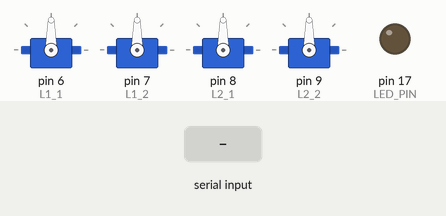
This sketch was run on a simulated Arduino Uno, built with avr-gcc and run on an emulated ATmega328P. Parts: 4 × servo, output pins drawn as LEDs (lit = HIGH). Inputs (shaded band) come from the test bench.

Above: at 1.2 s.
1.3 s: "f\n" received over Serial
At 4.0 s:
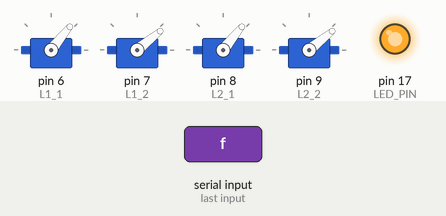
4.3 s: byte 102 ('f') received over Serial
At 4.74 s:
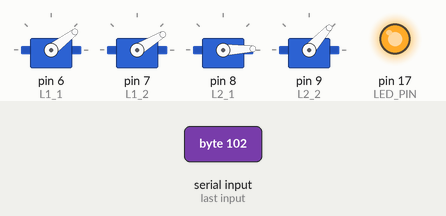
7.3 s: byte 100 ('d') received over Serial
At 8.1 s:
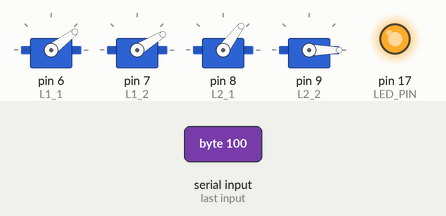
Timing chart, 0 to 23.5 s (numbered marks = the images above; inputs shaded):
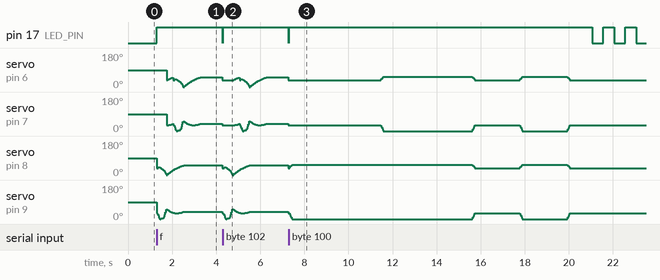

The sketch:

RP2040_node2.ino
```cpp
/*
RP2040_node2.ino
By: Jacob Choi, David Zhang
Date: 4/18/2023

- Controls 4x servos on the quadruped's LEFT side
- Establishes serial connection between RPi and Arduino RP2040
- Checks for incoming messages, depending on the message, actuates
  one of 5 movements:
    'f': Forward
    's': Stand
    'l': Turn Left
    'r': Turn Right
    'd': Dance!
*/

#include <Servo.h>

const unsigned int MAX_MESSAGE_BYTE_SIZE = 2; // 1 byte char & 1 terminating byte
const int LED_PIN = 17; // LED Digital Pin

Servo L1_1; // Left 1 Joint 1
Servo L1_2; // Left 1 Joint 2
Servo L2_1; // Left 2 Joint 1
Servo L2_2; // Left 2 Joint 2

/* Angle Arrays for Forward Movement */
int joint1_angles_forward[80] = {37,36,37,38,40,41,42,42,42,41,39,38,36,35,33,32,30,29,27,26,24,22,20,18,15,12,8,5,2,0,0,2,3,5,6,8,9,10,12,13,15,16,17,18,20,21,22,24,25,26,27,28,29,31,32,33,34,35,36,37, 37, 38, 39, 40, 41, 42, 42, 43, 44, 45, 46, 46, 47, 48, 48, 49, 49, 50, 50, 51};
int joint2_angles_forward[80] = {31,30,26,21,16,10,6,3,1,0,0,1,2,2,3,3,4,5,5,6,7,9,12,16,22,29,37,43,48,52,52,50,49,47,46,45,43,42,41,40,39,38,38,37,36,35,35,34,34,33,33,32,32,32,31,31,31,31,31,31, 31, 31, 31, 31, 31, 32, 32, 32, 32, 33, 33, 34, 34, 35, 36, 36, 37, 38, 39, 39};

int joint1_angles_forward_secondary[100] = {37, 38, 39, 40, 41, 42, 42, 43, 44, 45, 46, 46, 47, 48, 48, 49, 49, 50, 50, 51, 37,36,37,38,40,41,42,42,42,41,39,38,36,35,33,32,30,29,27,26,24,22,20,18,15,12,8,5,2,0,0,2,3,5,6,8,9,10,12,13,15,16,17,18,20,21,22,24,25,26,27,28,29,31,32,33,34,35,36,37, 37, 38, 39, 40, 41, 42, 42, 43, 44, 45, 46, 46, 47, 48, 48, 49, 49, 50, 50, 51};
int joint2_angles_forward_secondary[100] = {31, 31, 31, 31, 31, 32, 32, 32, 32, 33, 33, 34, 34, 35, 36, 36, 37, 38, 39, 39, 31,30,26,21,16,10,6,3,1,0,0,1,2,2,3,3,4,5,5,6,7,9,12,16,22,29,37,43,48,52,52,50,49,47,46,45,43,42,41,40,39,38,38,37,36,35,35,34,34,33,33,32,32,32,31,31,31,31,31,31, 31, 31, 31, 31, 31, 32, 32, 32, 32, 33, 33, 34, 34, 35, 36, 36, 37, 38, 39, 39};

//int joint1_angles[60] = {37,36,37,38,40,41,42,42,42,41,39,38,36,35,33,32,30,29,27,26,24,22,20,18,15,12,8,5,2,-0,-0,2,3,5,6,8,9,10,12,13,15,16,17,18,20,21,22,24,25,26,27,28,29,31,32,33,34,35,36,37};
//int joint2_angles[60] = {31,30,26,21,16,10,6,3,1,0,0,1,2,2,3,3,4,5,5,6,7,9,12,16,22,29,37,43,48,52,52,50,49,47,46,45,43,42,41,40,39,38,38,37,36,35,35,34,34,33,33,32,32,32,31,31,31,31,31,31};

/* Angle Arrays for Dance Movement */
int joint1_angles_dance[20] = {37,39,41,43,45,47,48,50,52,53,53,52,50,48,47,45,43,41,39,37};
int joint2_angles_dance[20] = {31,27,23,19,15,12,8,5,2,0,0,2,5,8,12,15,19,23,27,31};

void setup() {
  Serial.begin(9600);
  pinMode(LED_PIN, OUTPUT);
  L1_1.attach(6);
  L1_2.attach(7);
  L2_1.attach(8);
  L2_2.attach(9);
}

void loop() {
  if (Serial.available() > 0) {
    char read = Serial.read();
    if (read == '\n') {} // Terminating byte read, ignore current iteration
    else {
      actuateRobot(read);
    }
  }
}

void actuateRobot(char read) {
  switch(read) {
    case 'f':
      digitalWrite(LED_PIN, HIGH); // Flash onboard LED to signal successful transmission
      moveForward();
      digitalWrite(LED_PIN, LOW);
      break;
    case 's':
      digitalWrite(LED_PIN, HIGH);
      moveStand();
      digitalWrite(LED_PIN, LOW);
      break;
    case 'l':
      moveLeft();
      break;
    case 'r':
      moveRight();
      break;
    case 'd':
      digitalWrite(LED_PIN, HIGH);
      moveDance();
      digitalWrite(LED_PIN, LOW);
      break;
    default:
      break;
  }
}

void moveForward() {
  int secondary = 0;
  for (int i = 0; i < 80; i++){
    if (i >= 30) {
      L1_1.write(joint1_angles_forward_secondary[secondary]);
      L1_2.write(joint2_angles_forward_secondary[secondary]);
      secondary++;
    }
    L2_1.write(joint1_angles_forward[i]);
    L2_2.write(joint2_angles_forward[i]);
    delay(15);
  }
  for (int j = 50; j < 100; j++) {
    L1_1.write(joint1_angles_forward_secondary[j]);
    L1_2.write(joint2_angles_forward_secondary[j]);
    delay(15);
  }
  delay(1000);
  moveStand();
}

/*
void moveForward() {
  // waiting
  for (int q = 0; q < 30; q++) {
    L2_1.write(37);
    L2_2.write(31);
    delay(15);
  }
  for (int w = 0; w < 30; w++) {
    L1_1.write(37);
    L1_2.write(31);
    delay(15);
  }
  // waiting end

  for (int i = 0; i < 30; i++) {
    L2_1.write(joint1_angles[i]);
    L2_2.write(joint2_angles[i]);
    delay(15);
  }
  for (int j = 0; j < 30; j++) {
    L1_1.write(joint1_angles[j]);
    L1_2.write(joint2_angles[j]);
    delay(15);
  }
  for (int k = 30; k < 60; k++) {
    L2_1.write(joint1_angles[k]);
    L2_2.write(joint2_angles[k]);
    L1_1.write(joint1_angles[k]);
    L1_2.write(joint2_angles[k]);
    delay(15);
  }
}
*/

void moveStand() {
  L1_1.write(37);
  L1_2.write(31);
  L2_1.write(37);
  L2_2.write(31);
  delay(15);
}

void moveLeft() {}
void moveRight() {}
void moveDance() {
  for (int i = 0; i < 10; i++) {
    L2_1.write(joint1_angles_dance[i]);
    L2_2.write(joint2_angles_dance[i]);
    delay(15);
  }
  delay(4000);
  for (int i = 0; i < 10; i++) {
    L1_1.write(joint1_angles_dance[i]);
    L1_2.write(joint2_angles_dance[i]);
    delay(15);
  }
  delay(4000);
  for (int i = 10; i < 20; i++) {
    L1_1.write(joint1_angles_dance[i]);
    L1_2.write(joint2_angles_dance[i]);
    L2_1.write(joint1_angles_dance[i]);
    L2_2.write(joint2_angles_dance[i]);
    delay(15);
  }
  delay(2000);
  for (int i = 0; i < 10; i++) {
    L1_1.write(joint1_angles_dance[i]);
    L1_2.write(joint2_angles_dance[i]);
    L2_1.write(joint1_angles_dance[i]);
    L2_2.write(joint2_angles_dance[i]);
    delay(15);
  }
  delay(2000);
  for (int i = 10; i < 20; i++) {
    L1_1.write(joint1_angles_dance[i]);
    L1_2.write(joint2_angles_dance[i]);
    L2_1.write(joint1_angles_dance[i]);
    L2_2.write(joint2_angles_dance[i]);
    delay(15);
  }
  delay(1000);
  for (int i = 0; i < 4; i++) {
    digitalWrite(LED_PIN, LOW);
    delay(500);
    digitalWrite(LED_PIN, HIGH);
    delay(500);
  }
}
```
